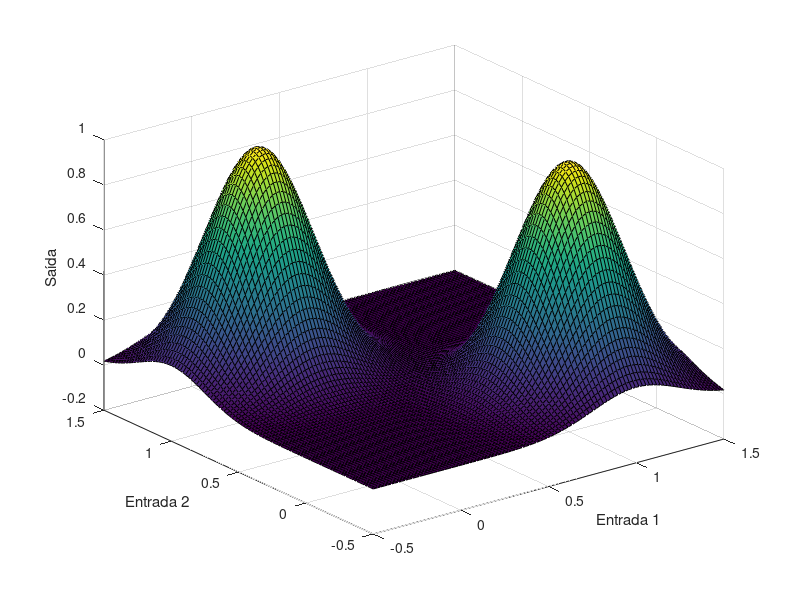

The MATLAB source for this figure:
% Definir as entradas e saídas do problema do XOR
X = [0 0; 0 1; 1 0; 1 1];
y = [0; 1; 1; 0];

% Definir os centros das RBF
centers = [0 0; 0 1; 1 0; 1 1];

% Calcular as distâncias entre as entradas e os centros das RBF
distances = pdist2(X, centers);

% Definir o parâmetro de largura da RBF
sigma = 0.25;

% Calcular as ativações das RBF
activations = exp(-distances.^2 / (2*sigma^2));

% Calcular os pesos da saída da RBF
weights = pinv(activations)*y;

% Plotar a saída da RBF para cada ponto no espaço de entrada
x1 = linspace(-0.5, 1.5, 100);
x2 = linspace(-0.5, 1.5, 100);
[X1, X2] = meshgrid(x1, x2);
X12 = [X1(:) X2(:)];
distances12 = pdist2(X12, centers);
activations12 = exp(-distances12.^2 / (2*sigma^2));
y12 = activations12*weights;
Y = reshape(y12, length(x2), length(x1));
figure;
surf(x1, x2, Y);
xlabel('Entrada 1');
ylabel('Entrada 2');
zlabel('Saída');
